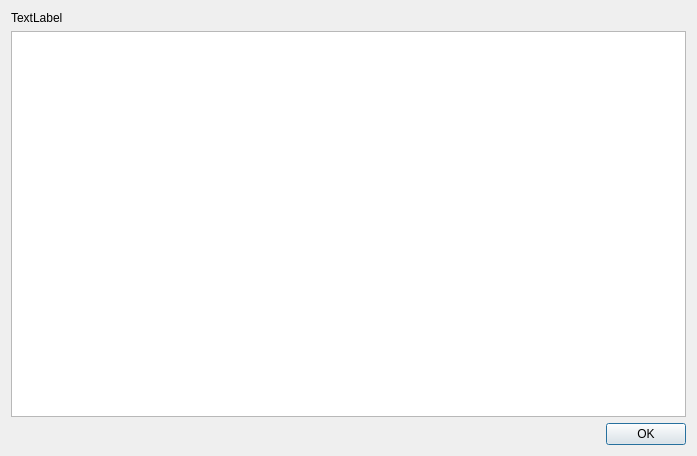
<?xml version="1.0" encoding="UTF-8"?>
<ui version="4.0">
 <class>LogDialog</class>
 <widget class="QDialog" name="LogDialog">
  <property name="windowModality">
   <enum>Qt::ApplicationModal</enum>
  </property>
  <property name="geometry">
   <rect>
    <x>0</x>
    <y>0</y>
    <width>697</width>
    <height>456</height>
   </rect>
  </property>
  <property name="windowTitle">
   <string>Log </string>
  </property>
  <property name="sizeGripEnabled">
   <bool>false</bool>
  </property>
  <layout class="QVBoxLayout" name="verticalLayout">
   <item>
    <widget class="QLabel" name="logFileLabel">
     <property name="text">
      <string>TextLabel</string>
     </property>
    </widget>
   </item>
   <item>
    <widget class="QTableWidget" name="tableWidget"/>
   </item>
   <item>
    <widget class="QDialogButtonBox" name="buttonBox">
     <property name="orientation">
      <enum>Qt::Horizontal</enum>
     </property>
     <property name="standardButtons">
      <set>QDialogButtonBox::Ok</set>
     </property>
    </widget>
   </item>
  </layout>
 </widget>
 <resources/>
 <connections>
  <connection>
   <sender>buttonBox</sender>
   <signal>accepted()</signal>
   <receiver>LogDialog</receiver>
   <slot>accept()</slot>
   <hints>
    <hint type="sourcelabel">
     <x>248</x>
     <y>254</y>
    </hint>
    <hint type="destinationlabel">
     <x>157</x>
     <y>274</y>
    </hint>
   </hints>
  </connection>
  <connection>
   <sender>buttonBox</sender>
   <signal>rejected()</signal>
   <receiver>LogDialog</receiver>
   <slot>reject()</slot>
   <hints>
    <hint type="sourcelabel">
     <x>316</x>
     <y>260</y>
    </hint>
    <hint type="destinationlabel">
     <x>286</x>
     <y>274</y>
    </hint>
   </hints>
  </connection>
 </connections>
</ui>
